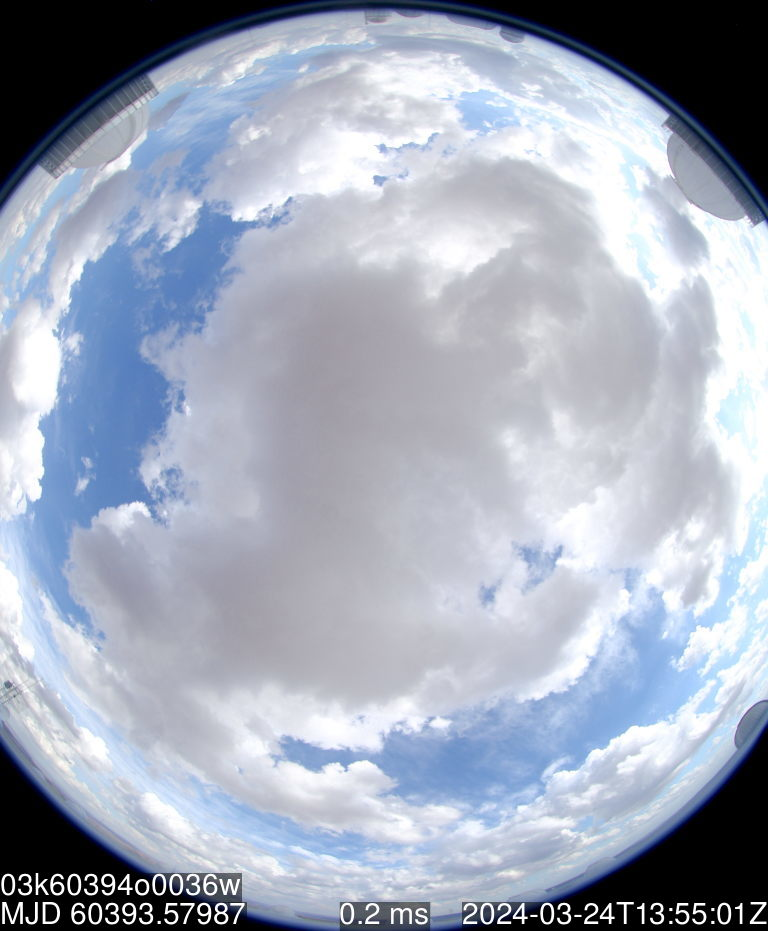
#> input picture test_images/Cloud cover at 2024-03-24 16:00:01.975691: 18.0%.jpg, 768 x 931 px, found by its file name
$ python cloud.py
#> lines starting #> are read from the running program, lines starting #| are printed output that depends on the picture; after the words box and inside, x2 and y2 are one past the last pixel; in counts of white or black regions, pixels touching at a corner belong together
import cv2
import numpy as np
import matplotlib.pyplot as plt

# Load the image

## THIS WORKS WELL
image = cv2.imread('test_images/Cloud cover at 2024-03-24 16:00:01.975691: 18.0%.jpg')
#> image is the input picture: shape (931, 768, 3); mean B, G, R 185.3, 169.6, 161.7

# Convert the image to the HSV color space
hsv = cv2.cvtColor(image, cv2.COLOR_BGR2HSV)
#> hsv: shape (931, 768, 3); mean H, S, V 98.6, 35.5, 185.4

# Define lower and upper bounds for the color of the sky (blue)
upper_sky = np.array([123, 169, 230])
lower_sky = np.array([32, 67, 148])

# Threshold the HSV image to get only the sky region
mask = cv2.inRange(hsv, lower_sky, upper_sky)
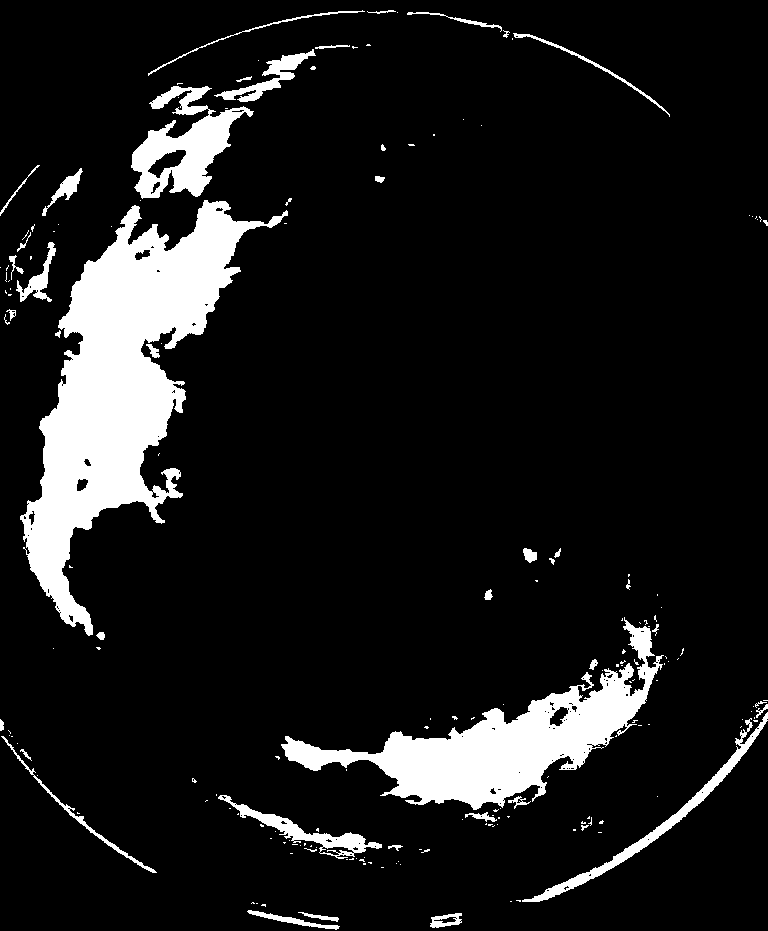
#> mask: shape (931, 768); 10.8% white; 185 white regions (140 under 20 px), largest, box (x1, y1, x2, y2) and area: (20, 200, 288, 636) 39370, (281, 617, 664, 810) 20009, (131, 86, 254, 199) 5859

# Bitwise AND operation to apply the mask on the original image
result = cv2.bitwise_and(image, image, mask=mask)
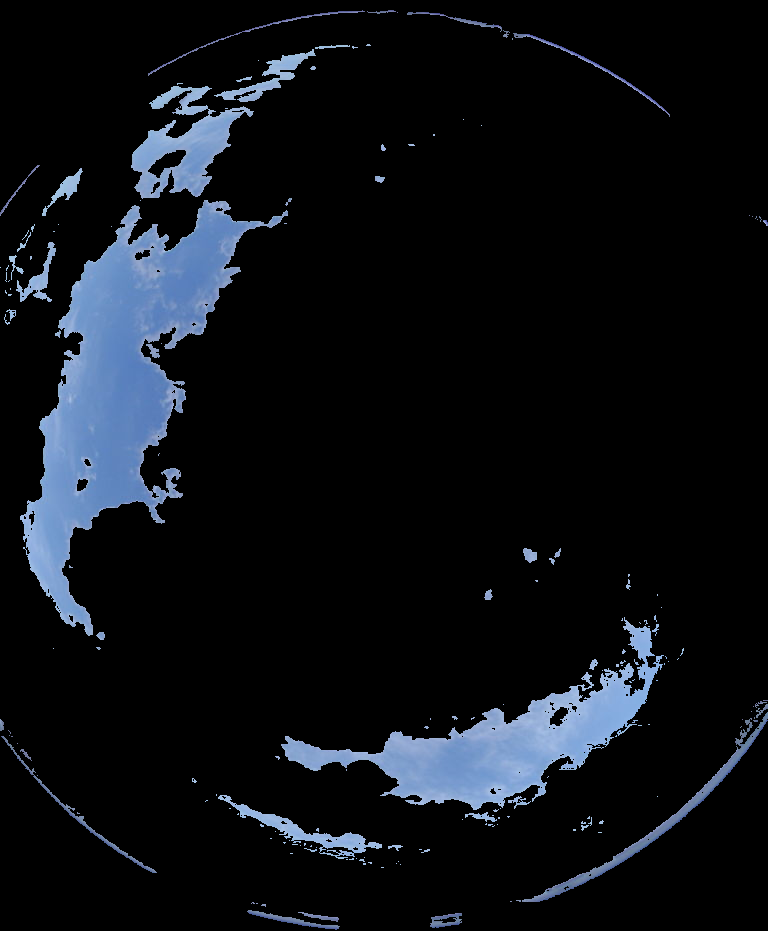
#> result: shape (931, 768, 3); mean B, G, R 21.8, 16.7, 13.3

# Convert the mask to 3-channel format for compatibility with the original image
mask_3channel = cv2.cvtColor(mask, cv2.COLOR_GRAY2BGR)

# Invert the mask for visualization
mask_inv = cv2.bitwise_not(mask)
mask_inv_3channel = cv2.cvtColor(mask_inv, cv2.COLOR_GRAY2BGR)

# Add the inverted mask to the original image
overlay = cv2.addWeighted(image, 1, mask_inv_3channel, 1, 0)
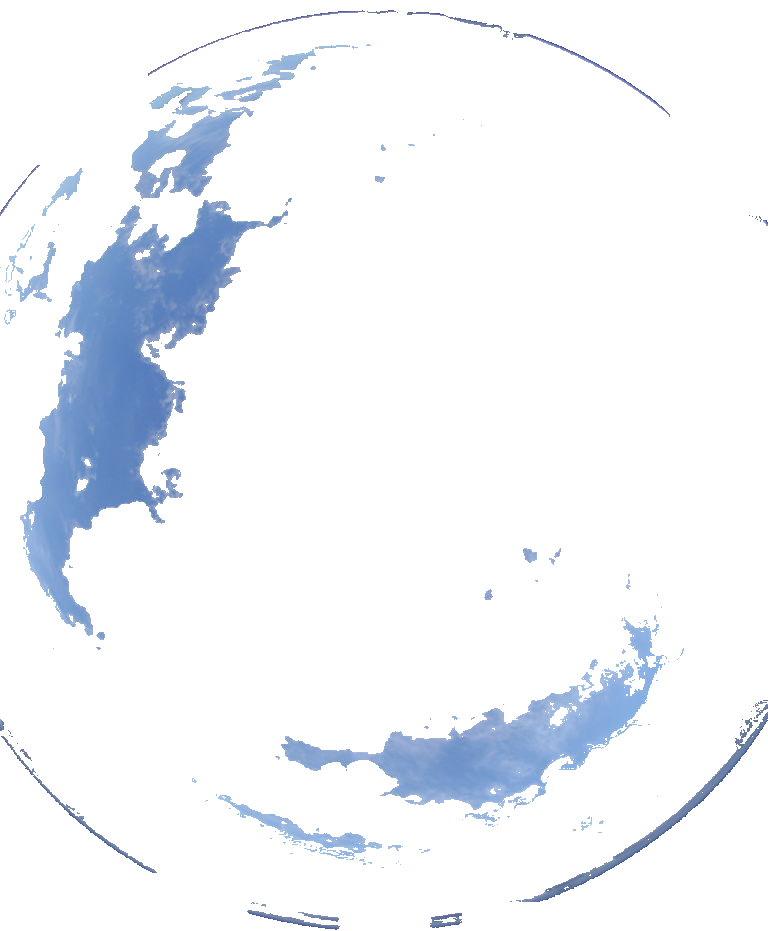
#> overlay: shape (931, 768, 3); mean B, G, R 249.3, 244.2, 240.8

# Plot the original image and the overlaid result
plt.figure(figsize=(12, 6))
plt.subplot(1, 2, 1)
plt.imshow(cv2.cvtColor(image, cv2.COLOR_BGR2RGB))
plt.title('Original Image')
plt.axis('off')

plt.subplot(1, 2, 2)
plt.imshow(cv2.cvtColor(overlay, cv2.COLOR_BGR2RGB))
plt.title('Visible Sky Overlay')
plt.axis('off')

plt.show()
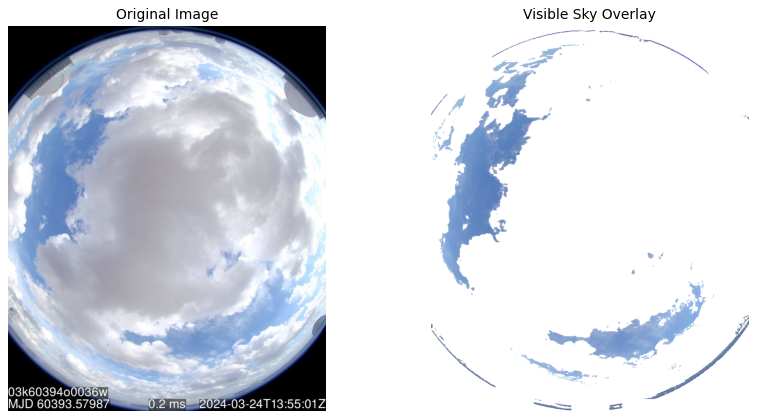
#> figure drawn by matplotlib, 2 panels

$ run again, with test_images/Cloud cover at 2024-03-20 16:00:02.169940: 79.7%.jpg copied over test_images/Cloud cover at 2024-03-24 16:00:01.975691: 18.0%.jpg
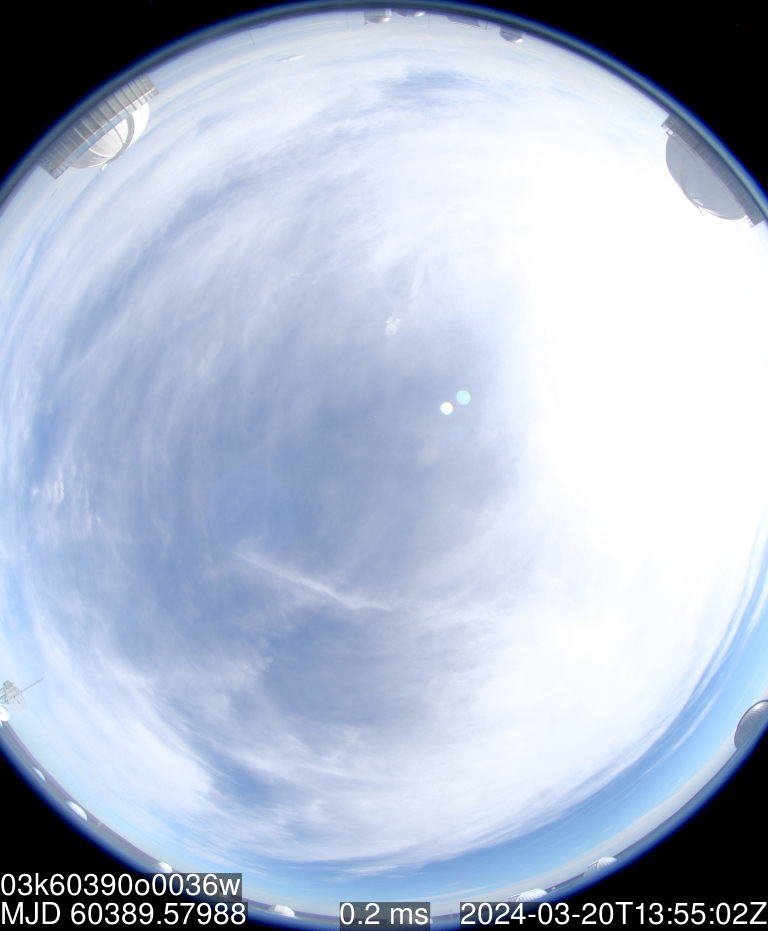
#> input picture test_images/Cloud cover at 2024-03-20 16:00:02.169940: 79.7%.jpg, 768 x 931 px, found by its file name
#> image is the input picture: shape (931, 768, 3); mean B, G, R 205.2, 185.8, 175.2
#> hsv: shape (931, 768, 3); mean H, S, V 86.4, 39.9, 205.3
#> `mask = cv2.inRange(hsv, lower_sky, upper_sky)`:
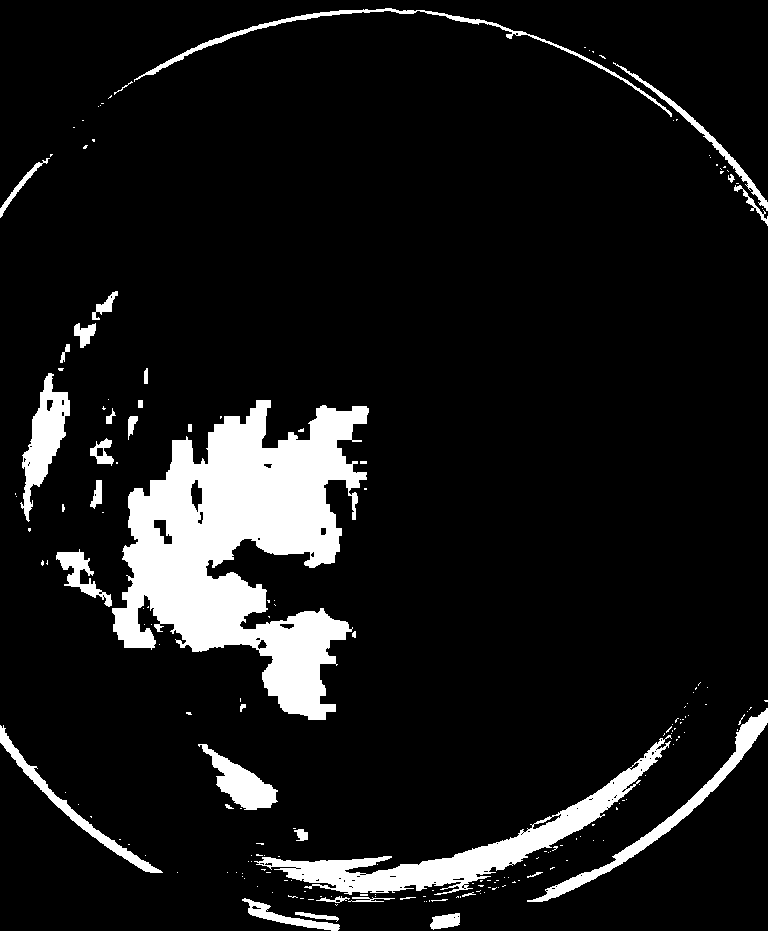
#> mask: shape (931, 768); 9.8% white; 196 white regions (159 under 20 px), largest, box (x1, y1, x2, y2) and area: (112, 400, 369, 720) 41346, (254, 735, 672, 895) 9941, (527, 708, 768, 902) 3282
#> `plt.show()`:
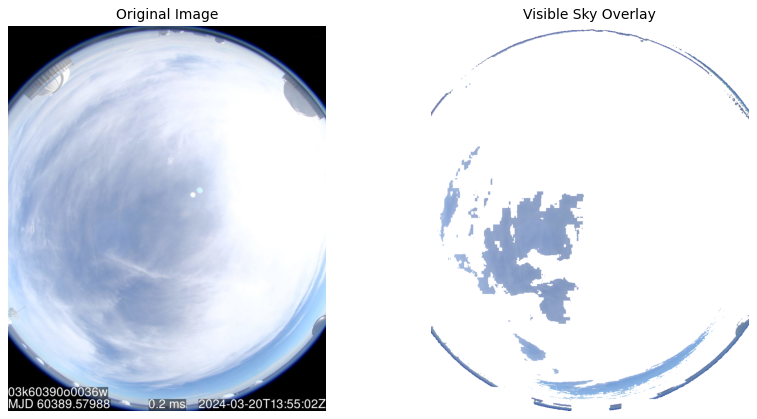
#> figure drawn by matplotlib, 2 panels

$ run again, with test_images/Cloud cover at 2024-03-22 16:00:02.689377: 82.8%.jpg copied over test_images/Cloud cover at 2024-03-24 16:00:01.975691: 18.0%.jpg
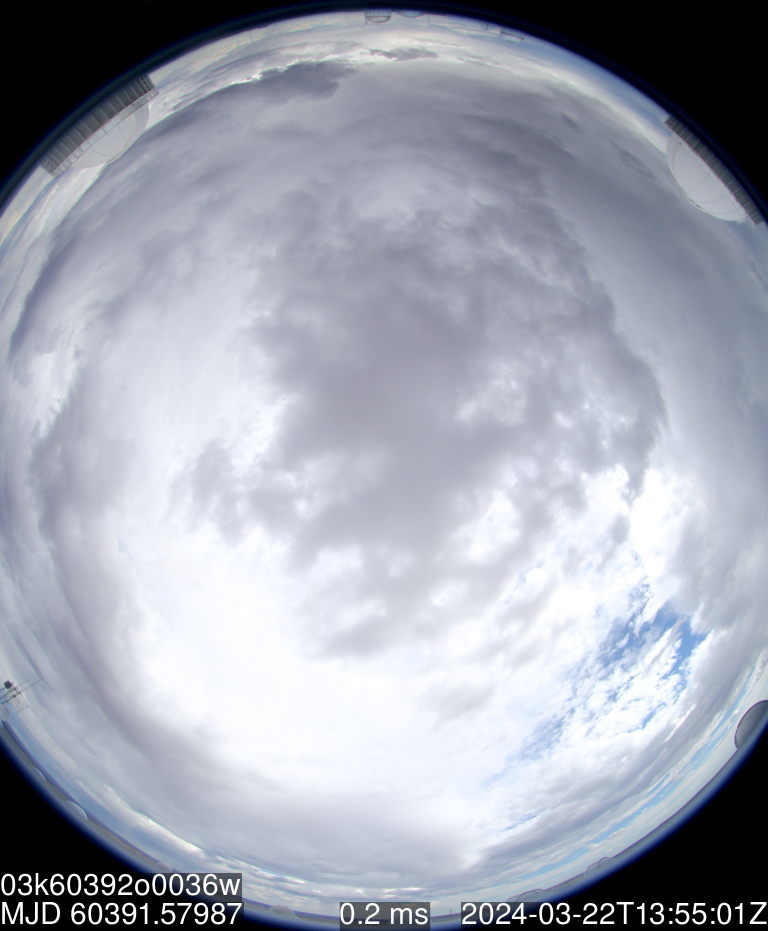
#> input picture test_images/Cloud cover at 2024-03-22 16:00:02.689377: 82.8%.jpg, 768 x 931 px, found by its file name
#> image is the input picture: shape (931, 768, 3); mean B, G, R 176.9, 165, 161.1
#> hsv: shape (931, 768, 3); mean H, S, V 99.6, 28, 176.9
#> `mask = cv2.inRange(hsv, lower_sky, upper_sky)`:
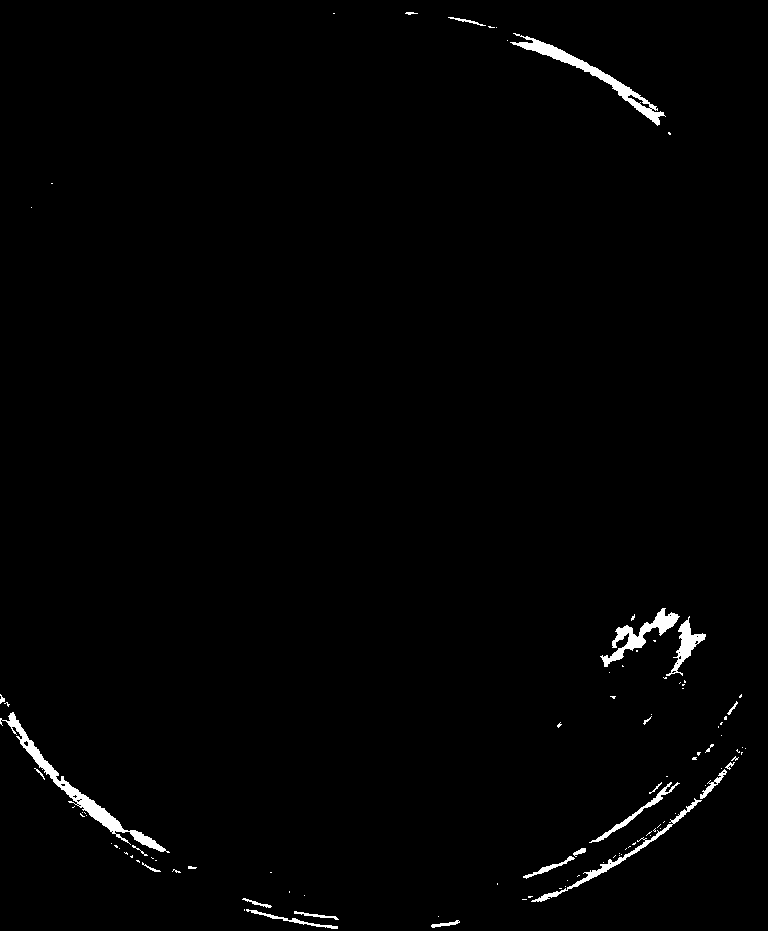
#> mask: shape (931, 768); 1.2% white; 102 white regions (77 under 20 px), largest, box (x1, y1, x2, y2) and area: (0, 712, 170, 853) 1990, (510, 33, 666, 126) 1643, (600, 608, 680, 667) 1136
#> `plt.show()`:
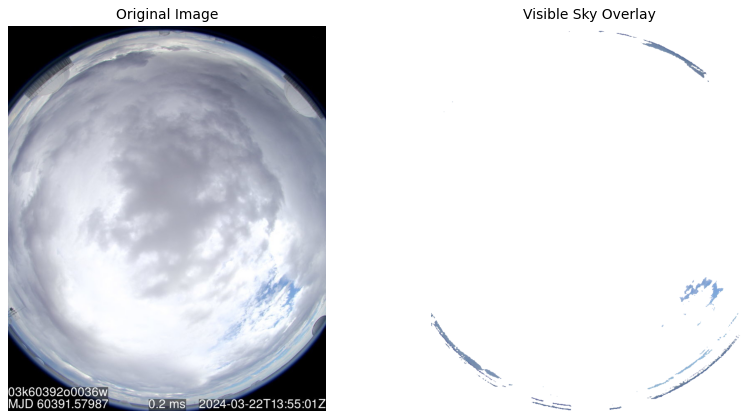
#> figure drawn by matplotlib, 2 panels
